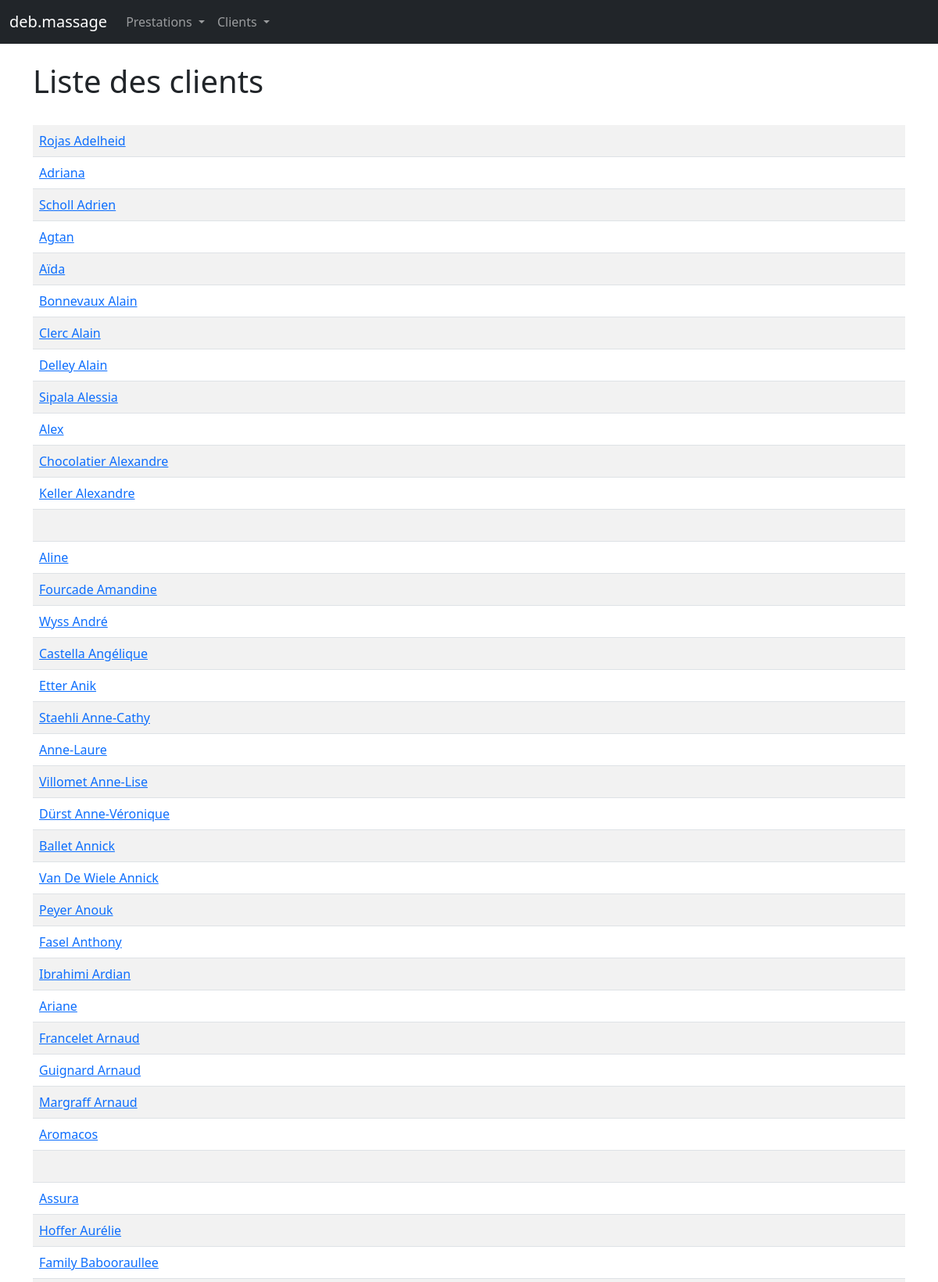
The app's page /mgmt/list_clients (upper part) with its own data.
### mgmt/models.py (models this page shows, shortened)
class Client(models.Model):
    client_id = models.AutoField(primary_key=True)
    client_first_name = models.CharField('Prénom', max_length=80)
    client_last_name = models.CharField('Nom', max_length=80)
    client_birthdate = models.DateField('Date de naissance', null=True, blank=True)#, help_text="Format : jj.mm.aaaa (Exemple : 24.02.1980)")
    client_address = models.CharField('Adressse', null=True, blank=True, max_length=80)
    client_additional_address = models.CharField('Complément d\'adresse', null=True, blank=True, max_length=80)
    client_zip_code = models.PositiveSmallIntegerField('NPA', null=True, blank=True)
    client_city = models.CharField('Localité', null=True, blank=True, max_length=80)
    client_phone_number_1 = models.CharField('Téléphone 1', max_length=30, blank=True, help_text="Format : +xx xx xxx xx xx (Exemple : +41 79 123 45 67)")
    client_phone_number_2 = models.CharField('Téléphone 2', max_length=30, blank=True, help_text="Format : +xx xx xxx xx xx (Exemple : +41 79 123 45 67)")
    client_email_address = models.EmailField('E-mail', null=True, blank=True)
    client_comment = models.TextField('Commentaire', null=True, blank=True)
    def __str__(self):
        return self.client_last_name + " " + self.client_first_name  #+ " (" + str(self.client_birthdate.strftime("%d.%m.%Y")) + ")"

### mgmt/views.py (the view)
# urls.py: path('list_clients', views.list_clients, name='list-clients'),
def list_clients(request):
    client_list = Client.objects.all()
    return render(request, 'clients/list_clients.html', {'client_list': client_list})

### mgmt/templates/clients/list_clients.html
{% extends "base_generic.html" %}
{% block content %}
  <h1>Liste des clients</h1>
  <br/>
  <table class="table table-striped table-hover">
    {% for client in client_list %}
      <tr>
        <td>
          <a href="{% url 'show-client' client.client_id %}">{{ client }}</a><br/>
        </td>
      </tr>
    {% endfor %}
  </table>
{% endblock %}

### records on screen
Client: client_last_name+client_first_name "Rojas Adelheid"
Client: client_last_name+client_first_name "Adriana"
Client: client_last_name+client_first_name "Scholl Adrien"
Client: client_last_name+client_first_name "Agtan"
Client: client_last_name+client_first_name "Aïda"
Client: client_last_name+client_first_name "Bonnevaux Alain"
Client: client_last_name+client_first_name "Clerc Alain"
Client: client_last_name+client_first_name "Delley Alain"
Client: client_last_name+client_first_name "Sipala Alessia"
Client: client_last_name+client_first_name "Alex"
Client: client_last_name+client_first_name "Chocolatier Alexandre"
Client: client_last_name+client_first_name "Keller Alexandre"
Client: client_last_name+client_first_name "Aline"
Client: client_last_name+client_first_name "Fourcade Amandine"
Client: client_last_name+client_first_name "Wyss André"
Client: client_last_name+client_first_name "Castella Angélique"
Client: client_last_name+client_first_name "Etter Anik"
Client: client_last_name+client_first_name "Staehli Anne-Cathy"
Client: client_last_name+client_first_name "Anne-Laure"
Client: client_last_name+client_first_name "Villomet Anne-Lise"
Client: client_last_name+client_first_name "Dürst Anne-Véronique"
Client: client_last_name+client_first_name "Ballet Annick"
Client: client_last_name+client_first_name "Van De Wiele Annick"
Client: client_last_name+client_first_name "Peyer Anouk"
Client: client_last_name+client_first_name "Fasel Anthony"
Client: client_last_name+client_first_name "Ibrahimi Ardian"
Client: client_last_name+client_first_name "Ariane"
Client: client_last_name+client_first_name "Francelet Arnaud"
Client: client_last_name+client_first_name "Guignard Arnaud"
Client: client_last_name+client_first_name "Margraff Arnaud"
Client: client_last_name+client_first_name "Aromacos"
Client: client_last_name+client_first_name "Assura"
Client: client_last_name+client_first_name "Hoffer Aurélie"
Client: client_last_name+client_first_name "Family Babooraullee"
